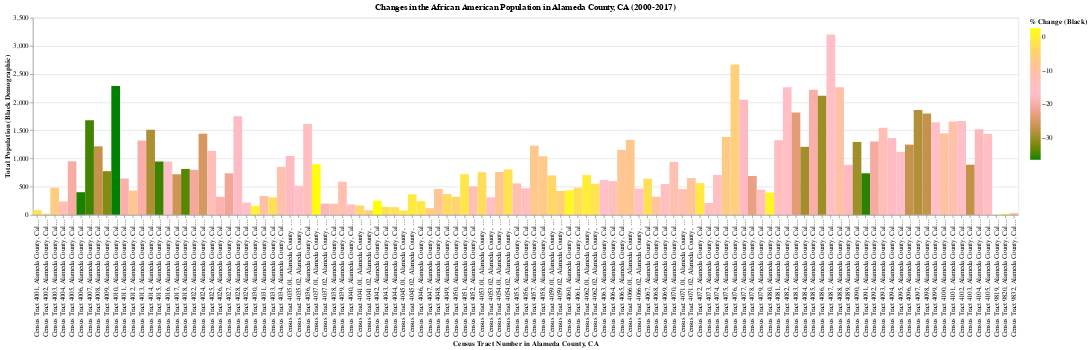

Notebook code for this chart:
### Code cell
customColor = ['green', 'pink', 'yellow']
alt.Chart(dfOakland).mark_rect().encode(
    y = alt.Y("black_alone_17", axis=alt.Axis(title="Total Population (Black Demographic)")),
    x=alt.X("name:O", axis=alt.Axis(title="Census Tract Number in Alameda County, CA")),
    color = alt.Color("pct_black_alone_change", title = "% Change (Black)", scale=alt.Scale(range=customColor)),
    tooltip = ["pct_black_alone_00","pct_black_alone_17", "pct_black_alone_change", "eligible_for_gentrification","gentrified"]
).properties(
    title = "Changes in the African American Population in Alameda County, CA (2000-2017)",
    width = 1500
)
